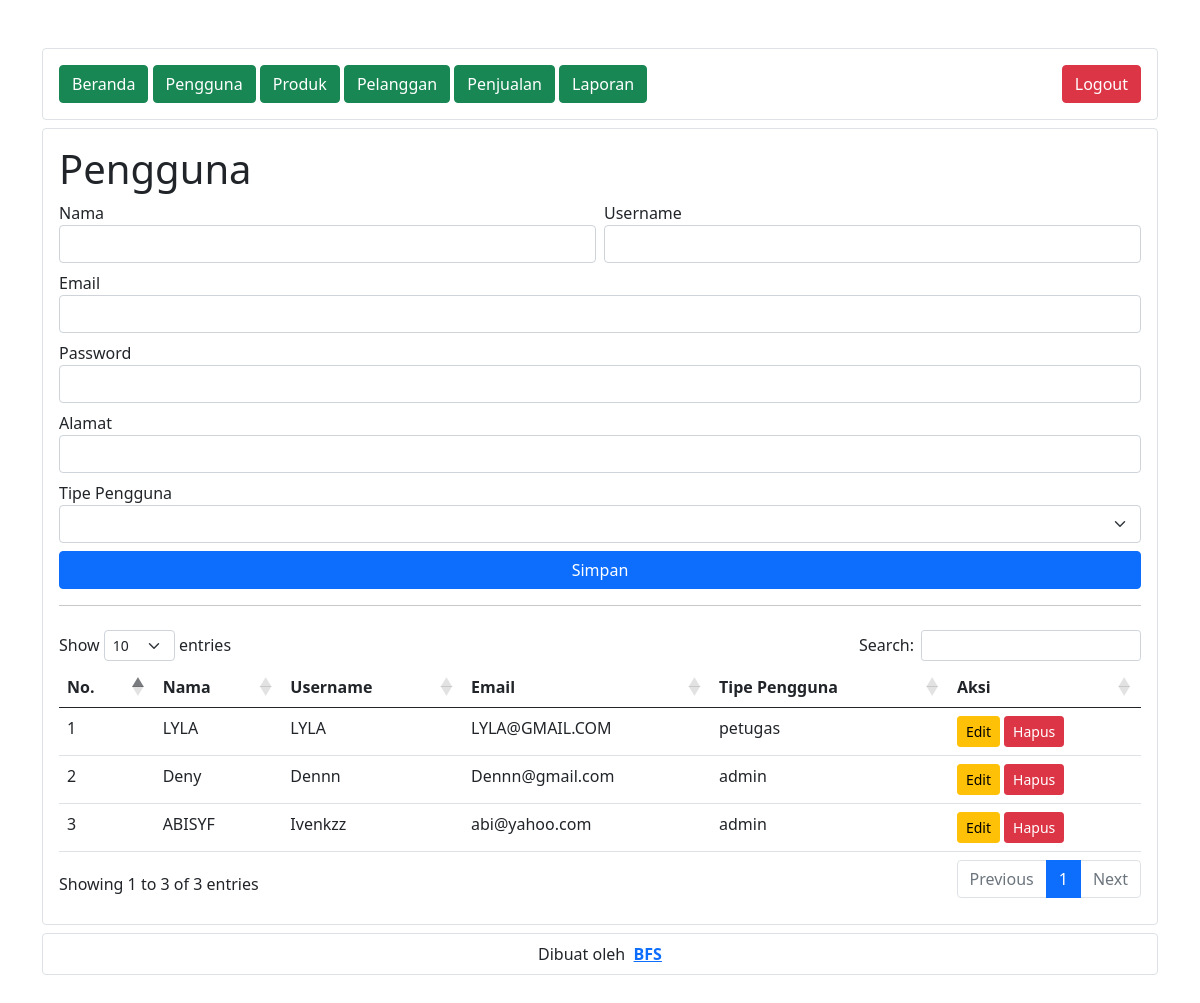
The app's page /pages/pengguna/index.php (signed in) with its own data.
### tables this page shows
CREATE TABLE `user` (
  `id` int(10) UNSIGNED NOT NULL,
  `nama` varchar(50) NOT NULL,
  `username` varchar(50) NOT NULL,
  `email` varchar(50) NOT NULL,
  `password` text NOT NULL,
  `alamat` text NOT NULL,
  `tipe_pengguna` enum('admin','petugas') DEFAULT 'petugas',
  `role` enum('admin','petugas') NOT NULL DEFAULT 'petugas'
);

### function/config.php (called while the page is built, shortened)
<?php
class Database
{
    public function query($sql, $data, $fetch = false)
    {
        require('connection.php');
        $q = $db->prepare($sql);
        $q->execute($data);
        return $fetch ? $q->fetch(2) : $q;
    }
}

### pages/pengguna/class.php (called while the page is built, shortened)
<?php
require('../../function/config.php');
class Pengguna
{
    private $db;
    public function __construct()
    {
        $this->db = new Database();
    }
    public function data()
    {
        $result = $this->db->query("SELECT * FROM user", []);
        $rows = [];
        while ($row = $result->fetch(2)) {
            $rows[] = $row;
        }
        return $rows;
    }
}

### pages/pengguna/index.php (the view, shortened to what this page needs)
<?php
require('../layout/header.php');
require('class.php');
$pengguna = new Pengguna();
?>
<div id="content">
    <h1>Pengguna</h1>
    <form action="" method="post" class="row g-2">
        <div class="form-group col-lg-6">
            <label for="nama">Nama</label>
            <input type="text" name="nama" id="nama" class="form-control" required>
        </div>
        <div class="form-group col-lg-6">
            <label for="username">Username</label>
            <input type="text" name="username" id="username" class="form-control" required>
        </div>
        <div class="form-group">
            <label for="email">Email</label>
            <input type="email" name="email" id="email" class="form-control" required>
        </div>
        <div class="form-group">
            <label for="password">Password</label>
            <input type="password" name="password" id="password" class="form-control" required>
        </div>
        <div class="form-group">
            <label for="alamat">Alamat</label>
            <input type="text" name="alamat" id="alamat" class="form-control">
        </div>
        <div class="form-group">
            <label for="tipe_pengguna">Tipe Pengguna</label>
            <select name="tipe_pengguna" id="tipe_pengguna" class="form-select" required>
                <option value=""></option>
                <option value="admin">Admin</option>
            </select>
        </div>
        <div class="form-group col-lg-12">
            <button type="submit" name="simpan" class="btn w-100 btn-primary">Simpan</button>
        </div>
    </form>
    <hr>
    <div class="py-2">
        <div class="table-responsive">
            <table class="table">
                <thead>
                    <tr>
                        <th>No.</th>
                        <th>Nama</th>
                        <th>Username</th>
                        <th>Email</th>
                        <th>Tipe Pengguna</th>
                        <th>Aksi</th>
                    </tr>
                </thead>
                <tbody>
                    <?php if (count($pengguna->data()) < 1) : ?>
                        <tr>
                            <td colspan="6" class="text-center">Data tidak tersedia!</td>
                        </tr>
                    <?php endif; ?>
                    <?php foreach ($pengguna->data() as $index => $value) : ?>
                        <tr>
                            <td><?= ($index + 1) ?></td>
                            <td><?= $value['nama'] ?></td>
                            <td><?= $value['username'] ?></td>
                            <td><?= $value['email'] ?></td>
                            <td><?= $value['tipe_pengguna'] ?></td>
                            <td>
                                <div class="d-flex gap-1">
                                    <form action="" method="post">
                                        <a href="edit.php?id=<?= $value['id'] ?>" class="btn btn-sm btn-warning">Edit</a>
                                        <button type="submit" name="hapus" value="<?= $value['id'] ?>" class="btn btn-sm btn-danger">Hapus</button>
                                    </form>
                                </div>
                            </td>
                        </tr>
                    <?php endforeach; ?>
                </tbody>
            </table>
        </div>
    </div>
</div>
<?php
require('../layout/footer.php');
?>

### records on screen
user: nama "LYLA", username "LYLA", email "LYLA@GMAIL.COM", tipe_pengguna "petugas", $value['id'] 6 (drawn)
user: nama "Deny", username "Dennn", email "Dennn@gmail.com", tipe_pengguna "admin", $value['id'] 8 (drawn)
user: nama "ABISYF", username "Ivenkzz", email "abi@yahoo.com", tipe_pengguna "admin", $value['id'] 9 (drawn)
